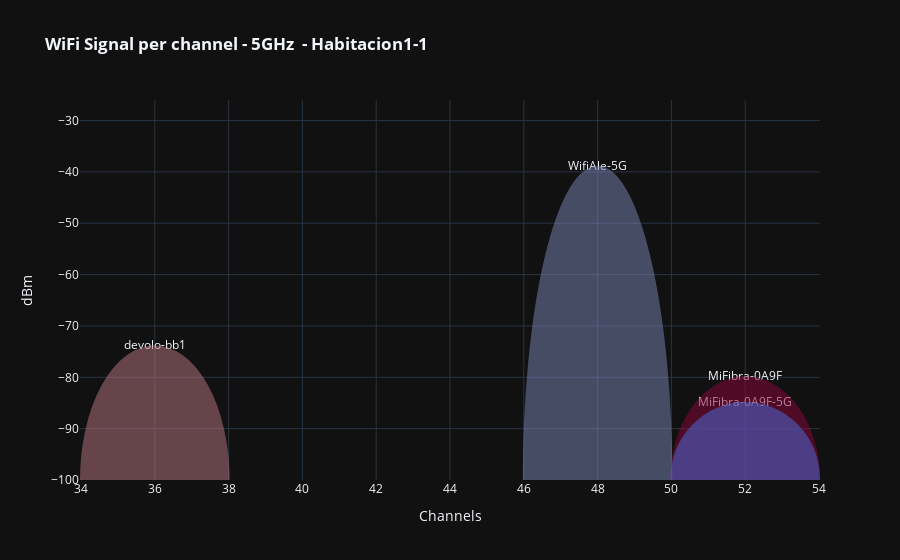

Notebook cell for this chart:
### Code cell
# Create figure
fig = go.Figure()

# Create scatter trace of text labels
fig.add_trace(go.Scatter(
    x=zone1_1_5G.Channel,
    y=zone1_1_5G.dBm_Signal,
    text=zone1_1_5G.SSID,
    mode='text',
))

# Add shapes
i = 0
for row in zone1_1_5G.itertuples() :
    i += 1
    fig.add_shape(
        type='circle',
        name=row.SSID,
        xref='x',
        yref='y',
        x0=row.Channel-2,
        y0=-row.dBm_Signal-200,
        x1=row.Channel+2,
        y1=row.dBm_Signal,
        opacity=0.5,
        fillcolor=colors2[i%len(colors2)],
        line_color=colors2[i%len(colors2)]
    )

fig.update_layout(
    title='<b>WiFi Signal per channel - 5GHz  - Habitacion1-1',
    yaxis=dict(
        title='dBm',
        range = (-100,zone1_1_2G.dBm_Signal.max()+10)
    ),
    xaxis=dict(
        title='Channels',
        nticks=17
    )
)
fig.show()

### Figure 1 — Plotly figure (JSON) as saved in the notebook; plotly's stock layout.template omitted (floating-point values rounded to 4 significant figures)
{"data": [{"mode": "text", "text": ["WifiAle-5G", "devolo-bb1", "MiFibra-0A9F", "MiFibra-0A9F-5G"], "type": "scatter", "x": [48, 36, 52, 52], "y": [-39, -74, -80, -85]}], "layout": {"shapes": [{"fillcolor": "#7d87b9", "line": {"color": "#7d87b9"}, "name": "WifiAle-5G", "opacity": 0.5, "type": "circle", "x0": 46, "x1": 50, "xref": "x", "y0": -161, "y1": -39, "yref": "y"}, {"fillcolor": "#bb7784", "line": {"color": "#bb7784"}, "name": "devolo-bb1", "opacity": 0.5, "type": "circle", "x0": 34, "x1": 38, "xref": "x", "y0": -126, "y1": -74, "yref": "y"}, {"fillcolor": "#8e063b", "line": {"color": "#8e063b"}, "name": "MiFibra-0A9F", "opacity": 0.5, "type": "circle", "x0": 50, "x1": 54, "xref": "x", "y0": -120, "y1": -80, "yref": "y"}, {"fillcolor": "#4a6fe3", "line": {"color": "#4a6fe3"}, "name": "MiFibra-0A9F-5G", "opacity": 0.5, "type": "circle", "x0": 50, "x1": 54, "xref": "x", "y0": -115, "y1": -85, "yref": "y"}], "title": {"text": "<b>WiFi Signal per channel - 5GHz  - Habitacion1-1"}, "xaxis": {"nticks": 17, "title": {"text": "Channels"}}, "yaxis": {"range": [-100, -26], "title": {"text": "dBm"}}}}
